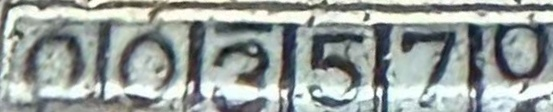
#> input picture atrain_script/images/crop3.jpg, 553 x 112 px
$ python -i abinet_aug.py   (imports and definitions only)   (older library calls are emulated)
#> lines starting #> are read from the running program, lines starting #| are printed output that depends on the picture
#> further down, picture is the input picture: shape (112, 553, 3); mean B, G, R 154.7, 157.6, 150.4
# copyright (c) 2020 PaddlePaddle Authors. All Rights Reserve.
#
# Licensed under the Apache License, Version 2.0 (the "License");
# you may not use this file except in compliance with the License.
# You may obtain a copy of the License at
#
#    http://www.apache.org/licenses/LICENSE-2.0
#
# Unless required by applicable law or agreed to in writing, software
# distributed under the License is distributed on an "AS IS" BASIS,
# WITHOUT WARRANTIES OR CONDITIONS OF ANY KIND, either express or implied.
# See the License for the specific language governing permissions and
# limitations under the License.
"""
This code is refer from:
https://github.com/FangShancheng/ABINet/blob/main/transforms.py
"""
import math
import numbers
import random

import cv2
import numpy as np
from paddle.vision.transforms import Compose, ColorJitter


def sample_asym(magnitude, size=None):
    return np.random.beta(1, 4, size) * magnitude


def sample_sym(magnitude, size=None):
    return (np.random.beta(4, 4, size=size) - 0.5) * 2 * magnitude


def sample_uniform(low, high, size=None):
    return np.random.uniform(low, high, size=size)


def get_interpolation(type="random"):
    if type == "random":
        choice = [cv2.INTER_NEAREST, cv2.INTER_LINEAR, cv2.INTER_CUBIC, cv2.INTER_AREA]
        interpolation = choice[random.randint(0, len(choice) - 1)]
    elif type == "nearest":
        interpolation = cv2.INTER_NEAREST
    elif type == "linear":
        interpolation = cv2.INTER_LINEAR
    elif type == "cubic":
        interpolation = cv2.INTER_CUBIC
    elif type == "area":
        interpolation = cv2.INTER_AREA
    else:
        raise TypeError(
            "Interpolation types only nearest, linear, cubic, area are supported!"
        )
    return interpolation


class CVRandomRotation(object):
    # [4 lines left out: function __init__, not called in this run]

    @staticmethod
    def get_params(degrees):
        return sample_sym(degrees)

    # [16 lines left out: function __call__, not called in this run]


class CVRandomAffine(object):
    # [141 lines left out: functions __init__, _get_inverse_affine_matrix, get_params, __call__, not called in this run]


class CVRandomPerspective(object):
    def __init__(self, distortion=0.5):
        self.distortion = distortion

    # [32 lines left out: functions get_params, __call__, not called in this run]


class CVRescale(object):
    def __init__(self, factor=4, base_size=(128, 512)):
        """Define image scales using gaussian pyramid and rescale image to target scale.

        Args:
            factor: the decayed factor from base size, factor=4 keeps target scale by default.
            base_size: base size the build the bottom layer of pyramid
        """
        if isinstance(factor, numbers.Number):
            self.factor = round(sample_uniform(0, factor))
        elif isinstance(factor, (tuple, list)) and len(factor) == 2:
            self.factor = round(sample_uniform(factor[0], factor[1]))
        else:
            raise Exception("factor must be number or list with length 2")
        # assert factor is valid
        self.base_h, self.base_w = base_size[:2]

    def __call__(self, img):
        if self.factor == 0:
            return img
        src_h, src_w = img.shape[:2]
#> src_h = 112; src_w = 553
        cur_w, cur_h = self.base_w, self.base_h
        scale_img = cv2.resize(img, (cur_w, cur_h), interpolation=get_interpolation())
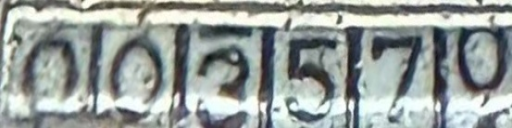
#> scale_img: shape (128, 512, 3); mean B, G, R 154.6, 157.6, 150.3
        for _ in range(self.factor):
            scale_img = cv2.pyrDown(scale_img)
#> this loop made 2 passes
#> pass 1, in __call__, `scale_img = cv2.pyrDown(scale_img)`:
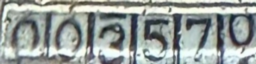
#> scale_img: shape (64, 256, 3); mean B, G, R 154.7, 157.7, 150.4
#> pass 2, in __call__, `scale_img = cv2.pyrDown(scale_img)`:
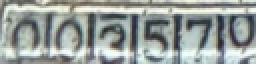
#> scale_img: shape (32, 128, 3) (shown 2 times larger); mean B, G, R 154.6, 157.7, 150.5
        scale_img = cv2.resize(
            scale_img, (src_w, src_h), interpolation=get_interpolation()
        )
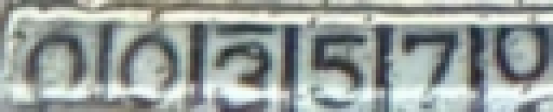
#> scale_img: shape (112, 553, 3); mean B, G, R 154.7, 157.7, 150.6
        return scale_img


class CVGaussianNoise(object):
    # [13 lines left out: functions __init__, __call__, not called in this run]


class CVPossionNoise(object):
    # [13 lines left out: functions __init__, __call__, not called in this run]


class CVGaussionBlur(object):
    # [13 lines left out: functions __init__, __call__, not called in this run]


class CVMotionBlur(object):
    # [20 lines left out: functions __init__, __call__, not called in this run]


class CVGeometry(object):
    # [25 lines left out: functions __init__, __call__, not called in this run]


class CVDeterioration(object):
    # [19 lines left out: functions __init__, __call__, not called in this run]


class CVColorJitter(object):
    # [11 lines left out: functions __init__, __call__, not called in this run]


class SVTRDeterioration(object):
    # [18 lines left out: functions __init__, __call__, not called in this run]


class ParseQDeterioration(object):
    # [22 lines left out: functions __init__, __call__, not called in this run]


class SVTRGeometry(object):
    # [32 lines left out: functions __init__, __call__, not called in this run]

>>> import cv2
>>> picture = cv2.imread('../../../../atrain_script/images/crop3.jpg')
>>> result = CVRescale()(picture)
